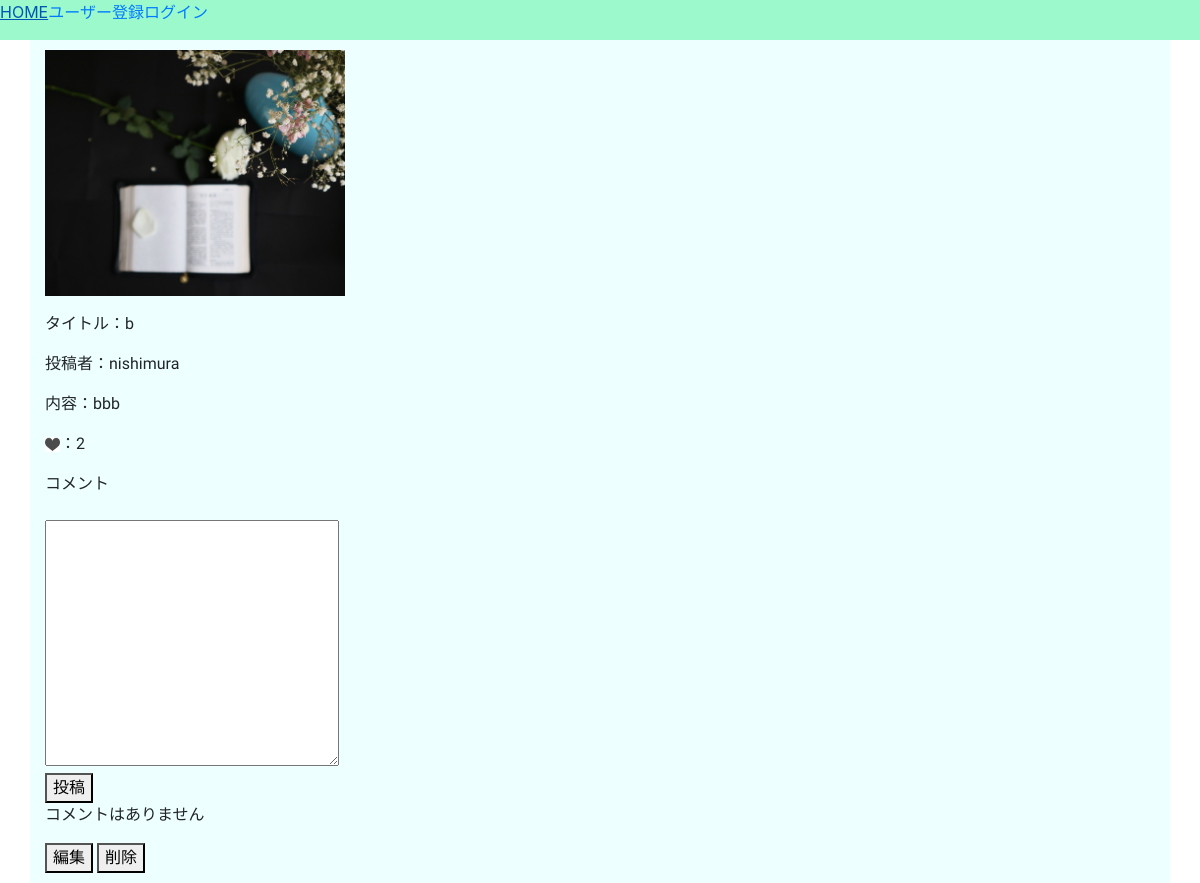
The app's page /detail/2 with its own data.
### boardapp/models.py (models this page shows)
class BoardModel(models.Model):
    title = models.CharField(max_length=100)
    content = models.TextField()
    author = models.CharField(max_length=100)
    images = models.ImageField(upload_to='')
    good = models.IntegerField(null=True, blank=True, default=0)

### boardapp/views.py (the view)
# urls.py: path('detail/<int:pk>', detailfunc, name='detail'),
def detailfunc(request, pk):
    try:
        object = BoardModel.objects.get(pk=pk)
    except models.BoardModel.DoesNotExist:
        raise Http404
    if request.method == "POST":
        BoardModel.Comment.objects.create(to=BoardModel, text=request.POST["text"],object=object)
    context ={'object':object}
    return render(request, 'detail.html', {'object':object})

### templates/detail.html (shortened to what this page needs)
{% extends 'base.html' %}
{% load static %}
{% block customcss %}
<link rel="stylesheet" type='text/css' href="{% static 'home.css'%}">
{% endblock customcss %}
{% block header %}
<div class="header">
{% if user.is_authenticated %}
  <a href="{% url 'list' %}"　class="text1">HOME</a>
  <a href="{% url 'create' %}"　class="text2">新規投稿</a>
  <a href="{% url 'logout' %}"　class="text3">ログアウト</a>
{% else %}
  <a href="{% url 'list' %}"　class="text1">HOME</a>
  <a href="{% url 'signup' %}"　class="text2">ユーザー登録</a>
  <a href="{% url 'login' %}"　class="text3">ログイン</a>
{% endif %}
</div>
{% endblock header %}
{% block content %}
<div class="container">
  <div>
    <p><img src='{{ object.images.url }}' width=300 ></p>
    <p>タイトル：{{ object.title }}</p>
    <p>投稿者：{{ object.author }}</p>
    <p>内容：{{ object.content }}</p>
    <p><a href="{% url 'good' object.pk %}"><img src="{% static 'images/goodmark.jpg' %}" width=15 height=15></a>：{{ object.good }}</p>
    <form action="" method="POST">
        <p><label for="com">コメント</label></p>
        <textarea name="text" id="com" cols="30" rows="10"></textarea><br>
        <button type="submit">投稿</button>
    </form>
    {% for comment in article.comments.all %}
        <p>{{ comment.text }}<br><small>{{ comment.posted_at }}</small></p>
    {% empty %}
    <p>コメントはありません</p>
    {% endfor %}
    {% if request.user.id == object.author.id %}
      <a href="{% url 'update' object.pk %}"><button type="submit">編集</button></a>
      <a href="{% url 'delete' object.pk %}"><button type="submit">削除</button></a>
    {% endif %}
  </div>
</div>
{% endblock content %}

### static/home.css (style rules this page uses)
.header { background-color: #9BF9CC; display: flex; height: 40px; }
.container { padding-top: 10px; padding-bottom: 10px; background-color: #EEFFFF; display: flex; flex-flow: row wrap; font-family: 'M PLUS Rounded 1c', sans-serif; }

### records on screen
BoardModel: images (picture), title "b", author "nishimura", content "bbb", good "2"
